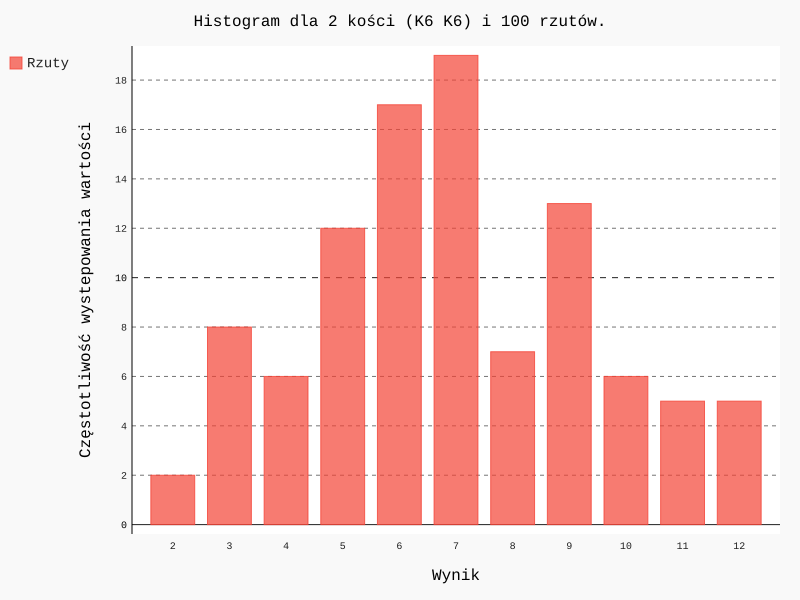

Write the Python code that produced this figure.
from dice import Dice
import sys
import pygal
"""wizualizacja rzutów kością, korzysta z biblioteki pygal
pierwszy argument to liczba rzutów, kolejne to ilość ścianek na poszczególnych kostkach, np:
python dice_visual.py 200 6 8 10
oznacza 200 rzutów kostkami o 6, 8 i 10 ściankach i zsumowaniu wyników"""

#lista kości
dices = []
max_value = 0
if len(sys.argv) > 1:
	roll_number = int(sys.argv[1])
	if len(sys.argv) > 2:
		for s in range(2, len(sys.argv)):
			tmp = int(sys.argv[s])
			dices.append(Dice(tmp))
			max_value += tmp
else:
	roll_number = 100
	dices.append(Dice())

#dodanie do listy kości kości typu K6
len_dices = len(dices) 

results = []
for roll_num in range(roll_number):
	result = 0
	for dice in range(len_dices):
		result += dices[dice].roll()
	results.append(result)
	
#analiza wyników
frequencies = []
for value in range(len_dices, max_value+1):
	frequency = results.count(value)
	frequencies.append(frequency)

text_title = "Histogram dla " + str(len_dices) + " kości ("
for q in range(len_dices):
	text_title += "K" + str(dices[q].num_sides) + " "
text_title = text_title.rstrip()
text_title += ") i " + str(roll_number) + " rzutów."


#wizualizacja wyników
histogram = pygal.Bar()
histogram.force_uri_protocol = 'http'

histogram.title = text_title
histogram.x_labels = list(range(len_dices, max_value+1))
histogram.x_title = 'Wynik'
histogram.y_title = 'Częstotliwość wystepowania wartości'
histogram.add('Rzuty', frequencies)
histogram.render_to_file('dice_visual.svg')
